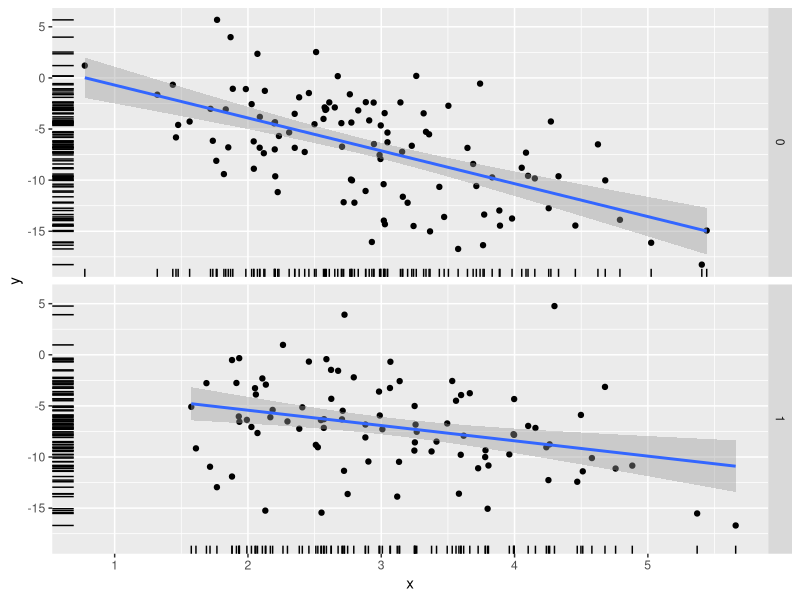

This chart was generated by the following R code:
set.seed(0)
n <- 200
x <- rnorm(n, 3, 1)
d <- sample(0:1, size = n, replace = TRUE)
e <- rnorm(n, 0, 4)
y <- 5 - 4*x - 9*d + 3*d*x + e
pdta <- data.frame(x, d, y)

library('ggplot2')
ggplot(data = pdta, aes(x = x, y = y)) +
  geom_point() +
  geom_rug() +
  facet_grid(d ~ .) +
  geom_smooth(method = 'lm')
